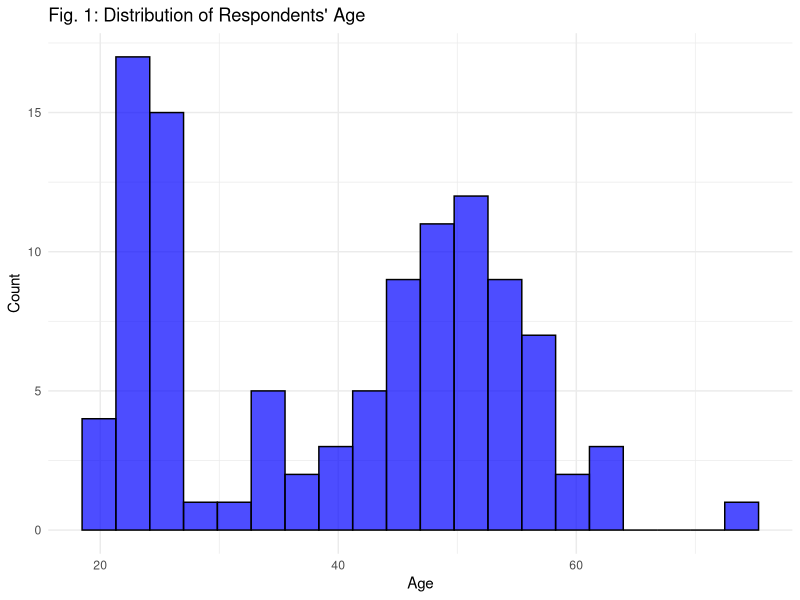
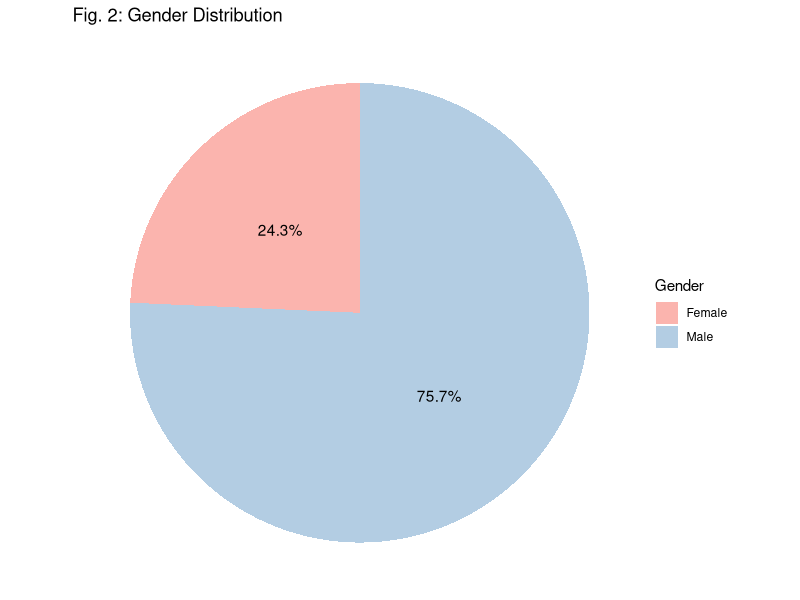
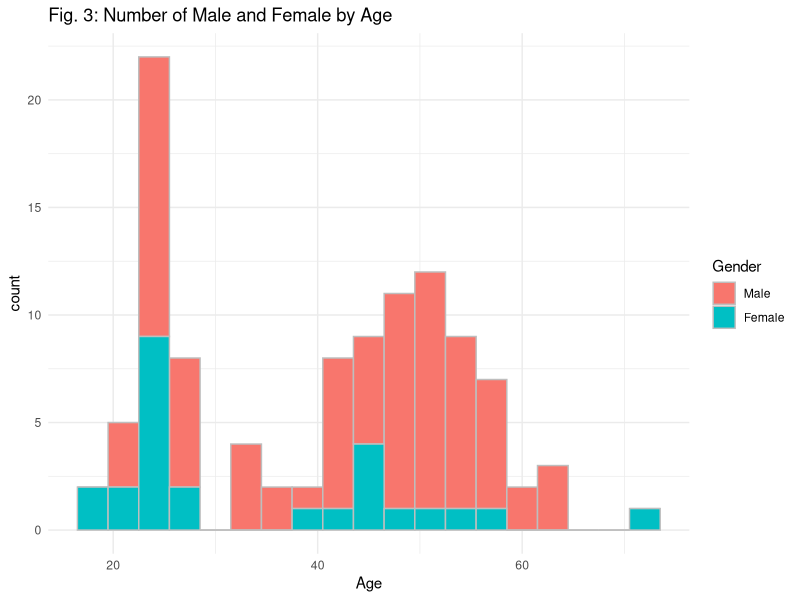
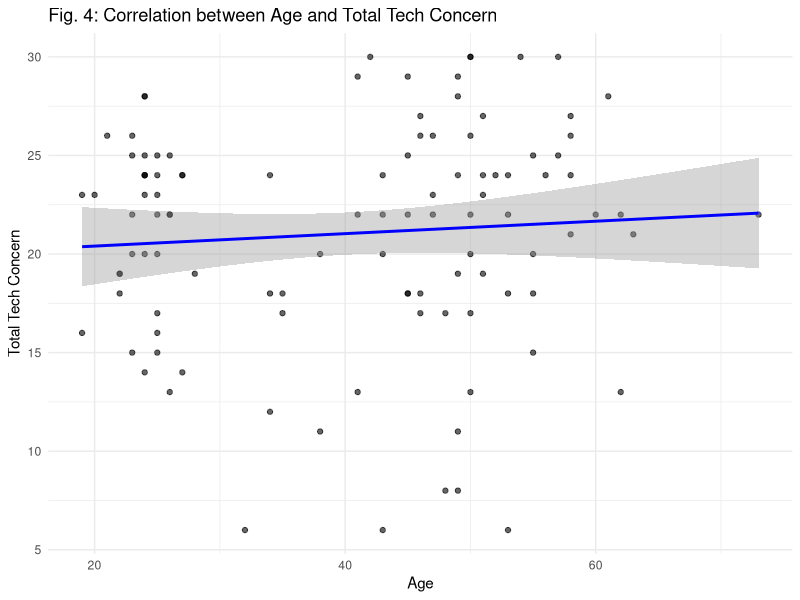
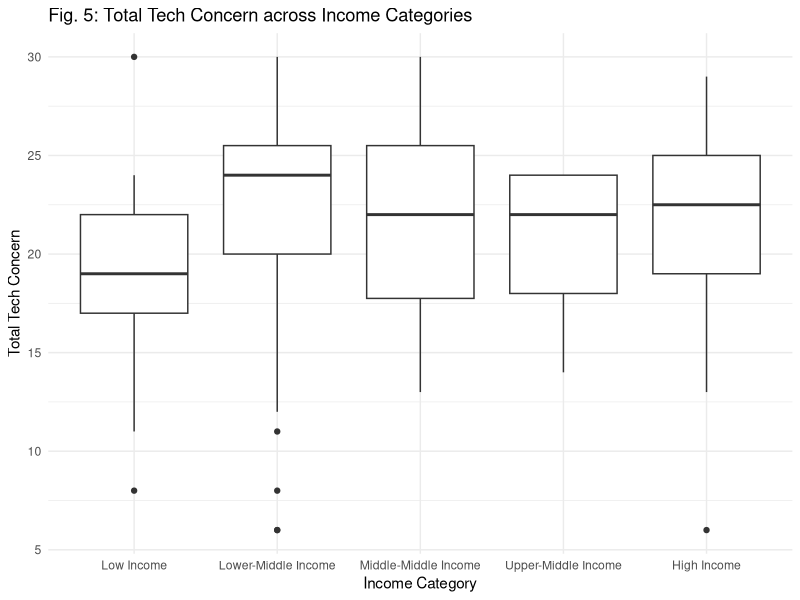

Reproduce these figures in R, in order.
## ---- chunk 1
library(readr)
library(here)

SurveyData <- read_csv(here("data","SurveyData.csv"), show_col_types = FALSE)
## ---- chunk 2
library(skimr)

skim(SurveyData)
## ---- chunk 3
library(skimr)

if (interactive()) {
  View(head(SurveyData))
  View(tail(SurveyData))
  View(SurveyData)
}
## ---- chunk 4
library(ggplot2)

# Age distribution Histogram
ggplot(SurveyData, aes(x = Age)) +
  geom_histogram(
    bins = 20,
    fill = "blue",
    color = "black",
    alpha = 0.7
  ) +
  labs(x = "Age", y = "Count", title = "Fig. 1: Distribution of Respondents' Age") +
  theme_minimal()
## ---- chunk 5
library(ggplot2)
library(dplyr)
# Gender distribution pie chart
SurveyData %>%
  count(Gender) %>%
  ggplot(aes(x = "", y = n, fill = Gender)) +
  geom_bar(stat = "identity", width = 1) +
  coord_polar("y", start = 0) +
  scale_fill_brewer(palette = "Pastel1") +
  theme_void() +
  labs(title = "Fig. 2: Gender Distribution") +
  geom_text(aes(label = scales::percent(n / sum(n), accuracy = 0.1)),
    position = position_stack(vjust = 0.5)
  )
## ---- chunk 6
# Calculating mean and median age
mean_age <-
  mean(SurveyData$Age, na.rm = TRUE) # na.rm = TRUE ensures that NA values are removed
median_age <- median(SurveyData$Age, na.rm = TRUE)

cat(sprintf("Mean Age: %.2f, Median Age: %.2f", mean_age, median_age))
## ---- chunk 7
library(ggplot2)

# Histogram plot of Age with color based on Gender
SurveyData$Gender <- factor(SurveyData$Gender, levels = c("Male", "Female"))

ggplot(data = SurveyData, aes(x = Age, fill = Gender)) +
  geom_histogram(
    position = "stack",
    binwidth = 3,
    colour = "grey"
  ) +
  labs(title = "Fig. 3: Number of Male and Female by Age") +
  theme_minimal()
## ---- chunk 8
# Define labels for the income categories
breaks <- c(0, 200000, 600000, 1200000, 2000000, Inf)
labels <-
  c(
    "Low Income",
    "Lower-Middle Income",
    "Middle-Middle Income",
    "Upper-Middle Income",
    "High Income"
  )

# Create the IncomeCategory variable
SurveyData$IncomeCategory <-
  cut(
    SurveyData$HouseholdIncome,
    breaks = breaks,
    labels = labels,
    include.lowest = TRUE
  )

## ---- chunk 9
# TotalTechConcern calculated by summing all columns that start with 'Risk'
SurveyData <- SurveyData %>%
  mutate(TotalTechConcern = rowSums(select(., starts_with("Risk"))))

## ---- chunk 10
# Calculate the TotalTechBenefit by summing all columns that start with 'Benefit'
SurveyData <- SurveyData %>%
  mutate(TotalTechBenefit = rowSums(select(., starts_with("Benefit")), na.rm = TRUE))

## ---- chunk 11
library(ggplot2)

ggplot(data = SurveyData, aes(x = Age, y = TotalTechConcern)) +
  geom_point(alpha = 0.6) +
  geom_smooth(method = "lm", color = "blue") +
  labs(
    x = "Age", y = "Total Tech Concern",
    title = "Fig. 4: Correlation between Age and Total Tech Concern"
  ) +
  theme_minimal()

# Calculate and print the correlation coefficient
correlation <-
  cor.test(SurveyData$Age, SurveyData$TotalTechConcern, use = "complete.obs") # use handles missing values
print(correlation)
## ---- chunk 12
library(ggplot2)

ggplot(data = SurveyData, aes(x = IncomeCategory, y = TotalTechConcern)) +
  geom_boxplot() +
  labs(
    x = "Income Category", y = "Total Tech Concern",
    title = "Fig. 5: Total Tech Concern across Income Categories"
  ) +
  theme_minimal()

# ANOVA to test if differences in TotalTechConcern are statistically significant across IncomeCategory
anova_result <- aov(TotalTechConcern ~ IncomeCategory, data = SurveyData)
summary(anova_result)
